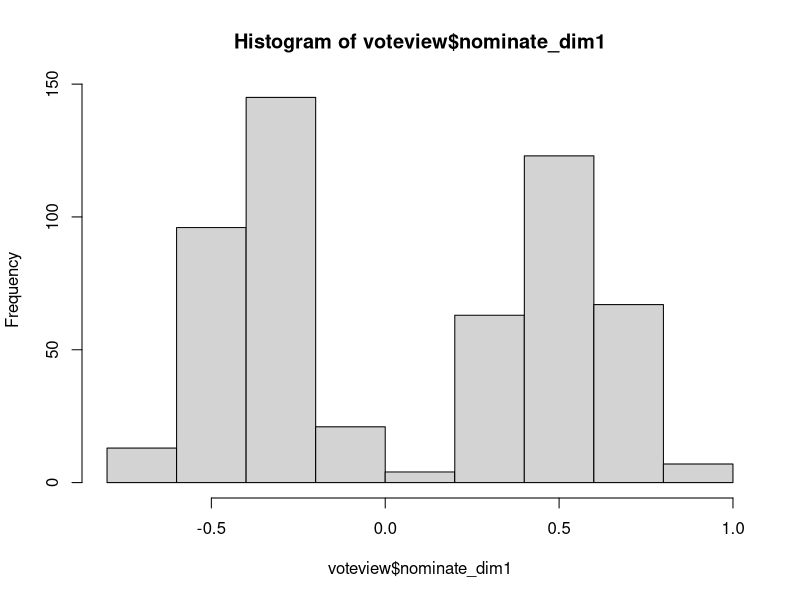
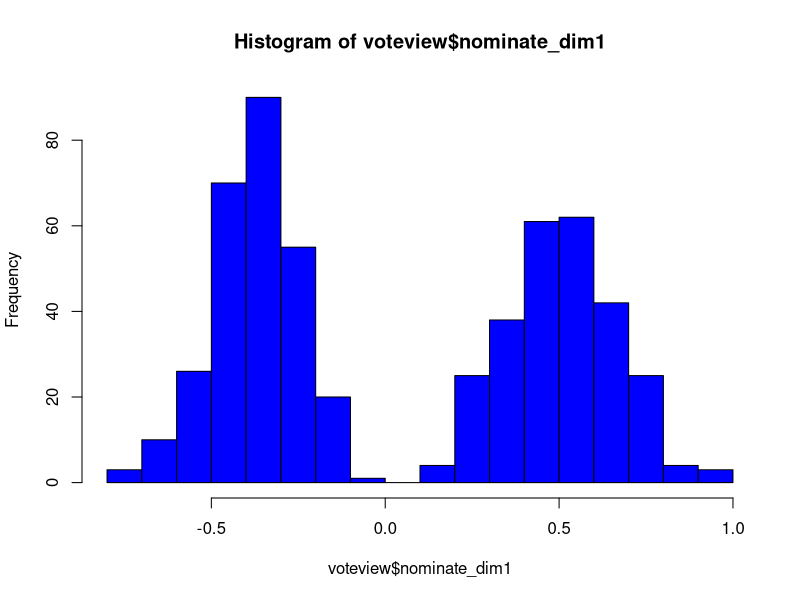
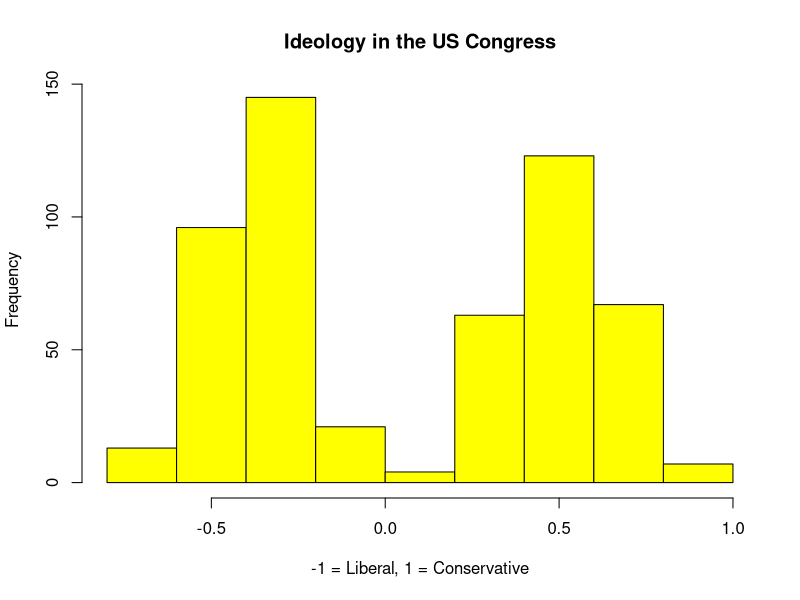
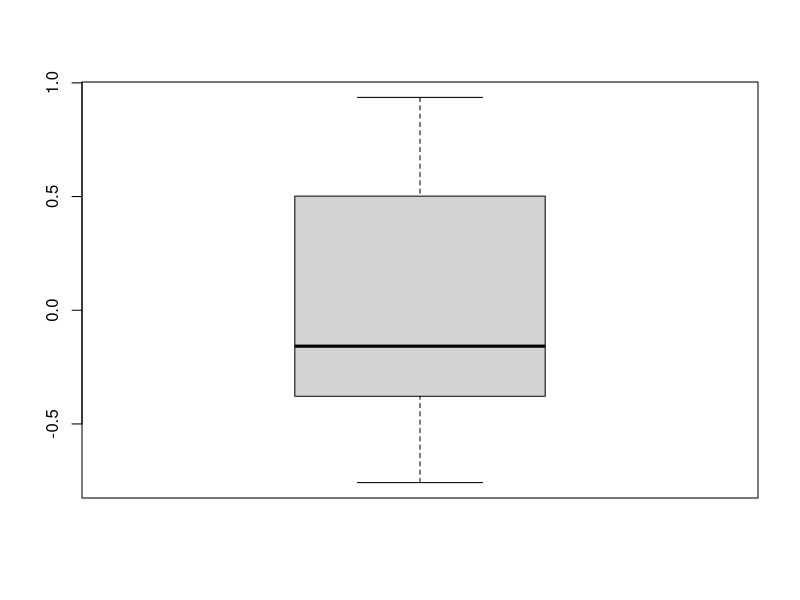
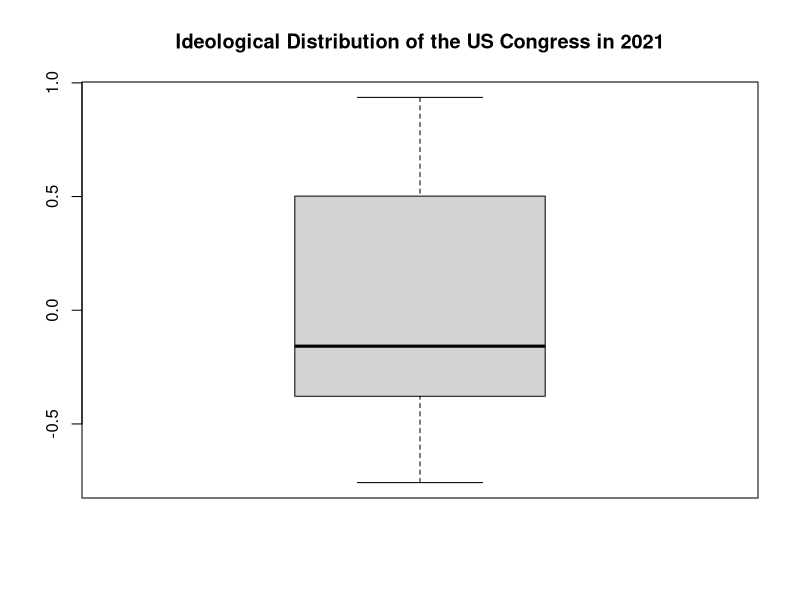
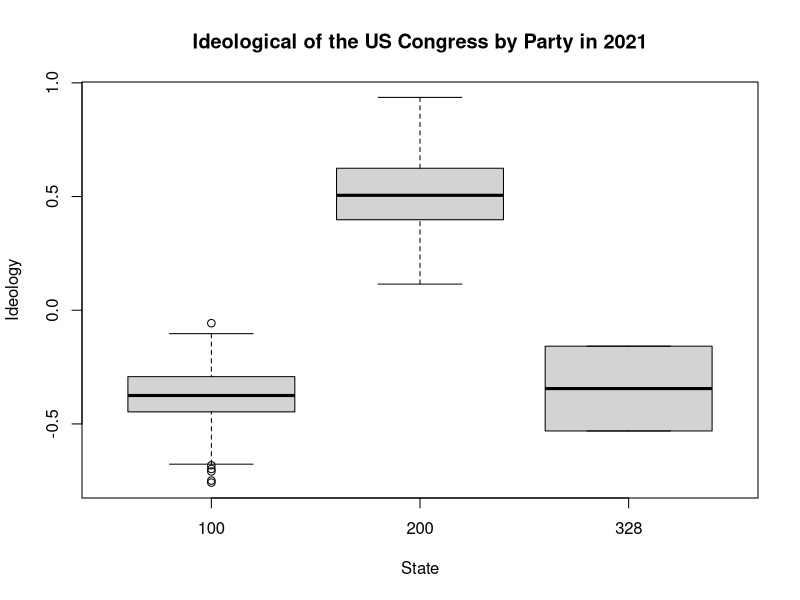

The R script that drew these images, in order:
## ---- chunk 1
knitr::opts_chunk$set(echo = TRUE)
## ---- chunk 2
# Place a hashtag (or several!) before text to write yourself a note as I'm doing here
#   ALWAYS LEAVE YOURSELF NOTES! 
## ---- chunk 3

#### IMPORTING THE DATASET
##
#install.packages(readr) -- remember, only once/installation of R
library(readr)
# Read .csv file
# Obtain the csv file from: `HS117_members.csv` at  https://voteview.com/data

voteview <- read_csv("HS117_members.csv")

# Read tab file
UNideal <- read_delim("IdealpointestimatesAll_Mar2021.tab")
## ---- chunk 4
names(voteview)
## ---- chunk 5
head(UNideal) # shows you the first 6 rows
## ---- chunk 6
dim(UNideal)
## ---- chunk 7
nrow(UNideal)
## ---- chunk 8
ncol(UNideal)
## ---- chunk 9
attach(voteview)
summary(nominate_dim1)
detach(voteview)
## ---- chunk 10
summary(voteview$nominate_dim1)
## ---- chunk 11
class(UNideal$session) # example of numeric variable
class(UNideal$Countryname) # example of character variable
## ---- chunk 12
voteview <- voteview[-1,]
## ---- chunk 13

summary(voteview$nominate_dim1) # 5-number summary (min, 1st, median, 3rd, max)

sum(is.na(voteview$nominate_dim1)) # counting number of missing values

mean(voteview$nominate_dim1) # mean value

min(voteview$nominate_dim1) # minimum value

max(voteview$nominate_dim1) # maximum value

range(voteview$nominate_dim1) # minimum and maximum

var(voteview$nominate_dim1) # variance

sd(voteview$nominate_dim1) # standard deviation
  sqrt(var(voteview$nominate_dim1)) # (also standard deviation)

IQR(voteview$nominate_dim1) # interquartile range (3rd-1st quartile)
## ---- chunk 14
library("modeest") # activating modeest package
mfv(voteview$nominate_dim1) # mfv = "most frequent value"
## ---- chunk 15
unique(voteview$state_abbrev) # lists unique values for a variable

length(unique(voteview$state_abbrev)) # counts number of unique values

table(voteview$state_abbrev) # frequency table for the number of observations for each value of region

table(voteview$nominate_dim1) # not always useful for examining numeric variables!
## ---- chunk 16
hist(voteview$nominate_dim1)

hist(voteview$nominate_dim1, breaks=20, col="blue") # changing number of bins and color
  # Note that R will not necessarily give you exactly the number of bins you specify

hist(voteview$nominate_dim1, breaks=8, col="yellow",
     main="Ideology in the US Congress",
     xlab="-1 = Liberal, 1 = Conservative") # adding titles and axis labels

## ---- chunk 17
boxplot(voteview$nominate_dim1)

boxplot(voteview$nominate_dim1,
        main= "Ideological Distribution of the US Congress in 2021")

boxplot(nominate_dim1 ~ party_code, data=voteview, 
        main= "Ideological of the US Congress by Party in 2021",
        xlab= "State", ylab="Ideology")
